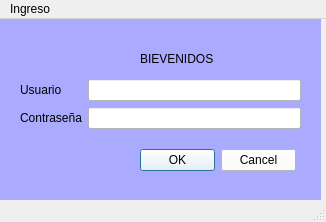
<?xml version="1.0" encoding="UTF-8"?>
<ui version="4.0">
 <class>MainWindow</class>
 <widget class="QMainWindow" name="MainWindow">
  <property name="geometry">
   <rect>
    <x>0</x>
    <y>0</y>
    <width>326</width>
    <height>222</height>
   </rect>
  </property>
  <property name="windowTitle">
   <string>MainWindow</string>
  </property>
  <widget class="QWidget" name="centralwidget">
   <widget class="QWidget" name="widget" native="true">
    <property name="geometry">
     <rect>
      <x>0</x>
      <y>0</y>
      <width>321</width>
      <height>181</height>
     </rect>
    </property>
    <property name="styleSheet">
     <string notr="true">background-color: rgb(170, 170, 255)</string>
    </property>
    <widget class="QWidget" name="formLayoutWidget">
     <property name="geometry">
      <rect>
       <x>20</x>
       <y>60</y>
       <width>281</width>
       <height>61</height>
      </rect>
     </property>
     <layout class="QFormLayout" name="formLayout">
      <item row="0" column="0">
       <widget class="QLabel" name="label">
        <property name="text">
         <string>Usuario</string>
        </property>
       </widget>
      </item>
      <item row="0" column="1">
       <widget class="QLineEdit" name="campo_user">
        <property name="styleSheet">
         <string notr="true">background-color: rgb(255, 255, 255)</string>
        </property>
       </widget>
      </item>
      <item row="1" column="0">
       <widget class="QLabel" name="label_2">
        <property name="text">
         <string>Contraseña</string>
        </property>
       </widget>
      </item>
      <item row="1" column="1">
       <widget class="QLineEdit" name="campo_password">
        <property name="styleSheet">
         <string notr="true">background-color: rgb(255, 255, 255)</string>
        </property>
       </widget>
      </item>
     </layout>
    </widget>
    <widget class="QLabel" name="label_3">
     <property name="geometry">
      <rect>
       <x>140</x>
       <y>30</y>
       <width>131</width>
       <height>20</height>
      </rect>
     </property>
     <property name="styleSheet">
      <string notr="true">border-color: rgb(255, 255, 255);</string>
     </property>
     <property name="text">
      <string>BIEVENIDOS</string>
     </property>
    </widget>
    <widget class="QDialogButtonBox" name="buttonBox">
     <property name="geometry">
      <rect>
       <x>140</x>
       <y>130</y>
       <width>156</width>
       <height>23</height>
      </rect>
     </property>
     <property name="styleSheet">
      <string notr="true">background-color: rgb(255, 255, 255)</string>
     </property>
     <property name="standardButtons">
      <set>QDialogButtonBox::Cancel|QDialogButtonBox::Ok</set>
     </property>
    </widget>
   </widget>
  </widget>
  <widget class="QMenuBar" name="menubar">
   <property name="geometry">
    <rect>
     <x>0</x>
     <y>0</y>
     <width>326</width>
     <height>26</height>
    </rect>
   </property>
   <widget class="QMenu" name="menuIngreso">
    <property name="title">
     <string>Ingreso</string>
    </property>
   </widget>
   <addaction name="menuIngreso"/>
  </widget>
  <widget class="QStatusBar" name="statusbar"/>
 </widget>
 <resources/>
 <connections/>
</ui>
